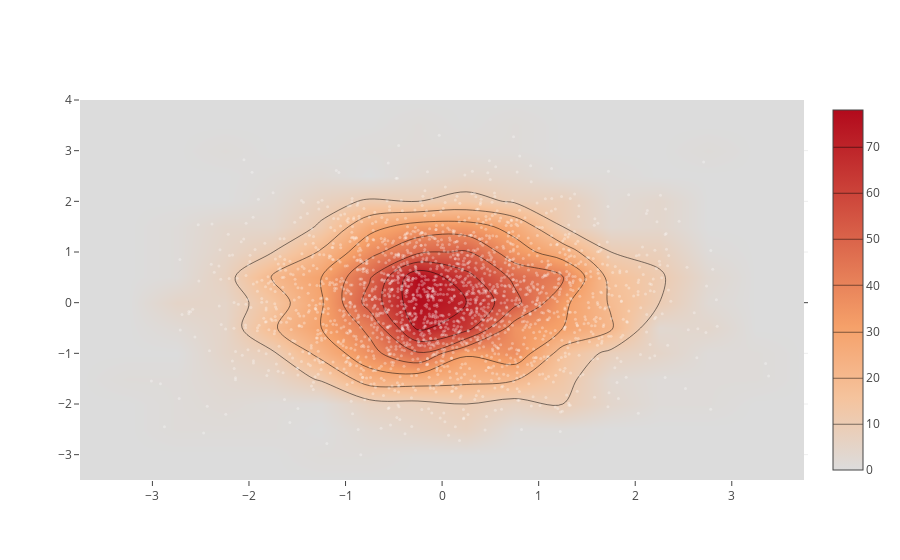

Notebook code cell kept with this figure:
### Code cell
x = np.random.randn(2000)
y = np.random.randn(2000)

iplot([go.Histogram2dContour(x=x, y=y, contours=dict(coloring='heatmap')),
       go.Scatter(x=x, y=y, mode='markers', marker=dict(color='white', size=3, opacity=0.3))], show_link=False)

### Figure 1 — Plotly figure (JSON) as saved in the notebook; plotly's stock layout.template omitted (floating-point values rounded to 4 significant figures; data arrays with more than 128 entries replaced by an {"elided": "..."} marker saying what was removed)
{"data": [{"contours": {"coloring": "heatmap"}, "type": "histogram2dcontour", "x": {"elided": "2000 float values"}, "y": {"elided": "2000 float values"}}, {"marker": {"color": "white", "opacity": 0.3, "size": 3}, "mode": "markers", "type": "scatter", "x": {"elided": "2000 float values"}, "y": {"elided": "2000 float values"}}], "layout": {}}
